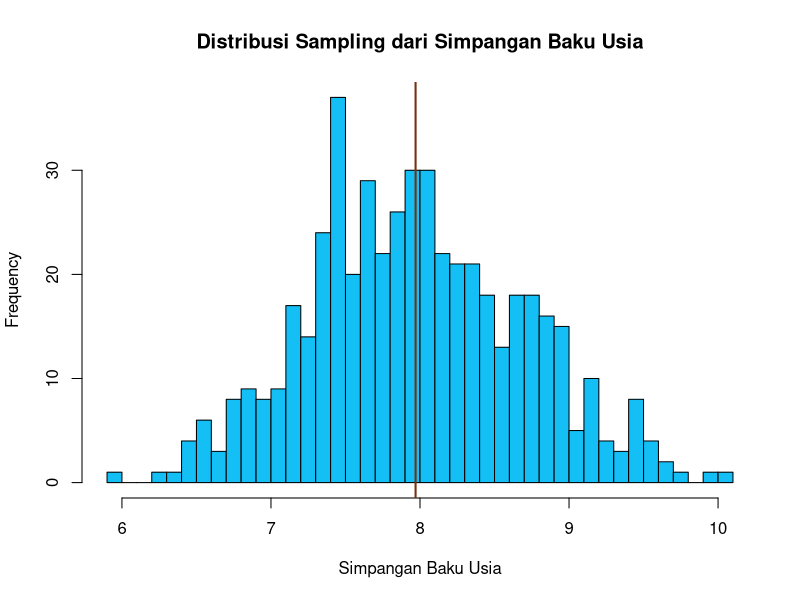

Generate this figure with R:
# Set seed untuk reproduktibilitas
set.seed(202)

# Parameter populasi
mean_populasi <- 35
sd_populasi <- 8
n <- 60  # Ukuran sampel
banyak_sampel <- 500  # Banyaknya distribusi sampling

# Simulasi distribusi sampling
sd_sampel <- replicate(banyak_sampel, {
  sampel <- rnorm(n, mean = mean_populasi, sd = sd_populasi)
  sd(sampel)
})

# Plot distribusi sampling
hist(sd_sampel, main = "Distribusi Sampling dari Simpangan Baku Usia",
     xlab = "Simpangan Baku Usia", col = "#13bff5", breaks = 30)

# Menambahkan garis untuk simpangan baku
abline(v = mean(sd_sampel), col = "#76310e", lwd = 2)

rm(list = ls())